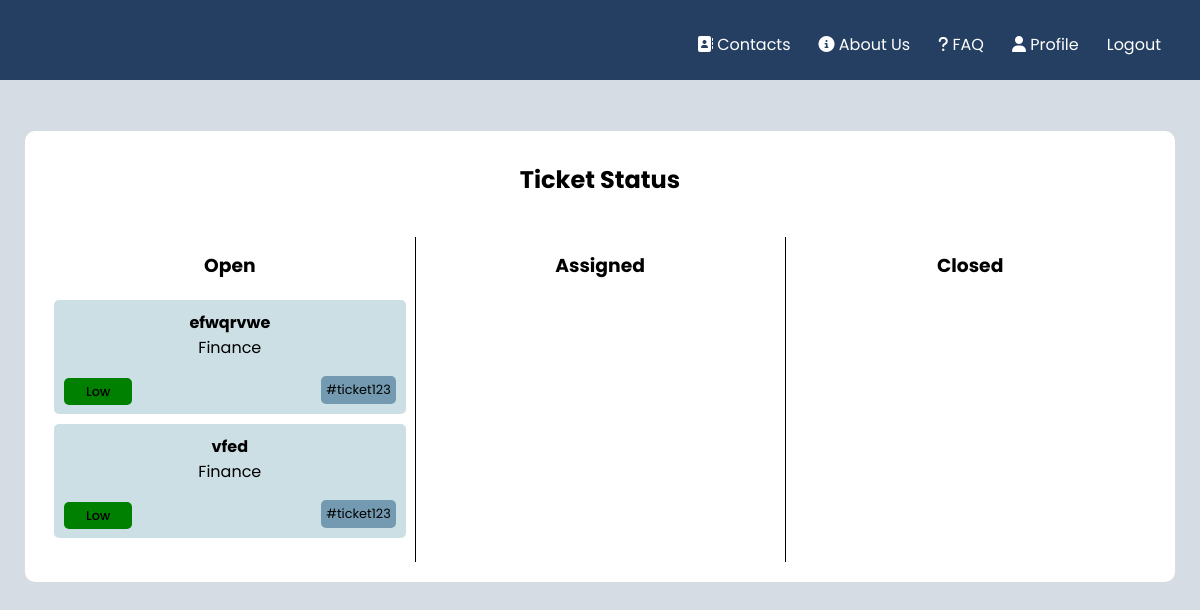
The page /pages/tickets.php (signed in) on the database as committed earlier.
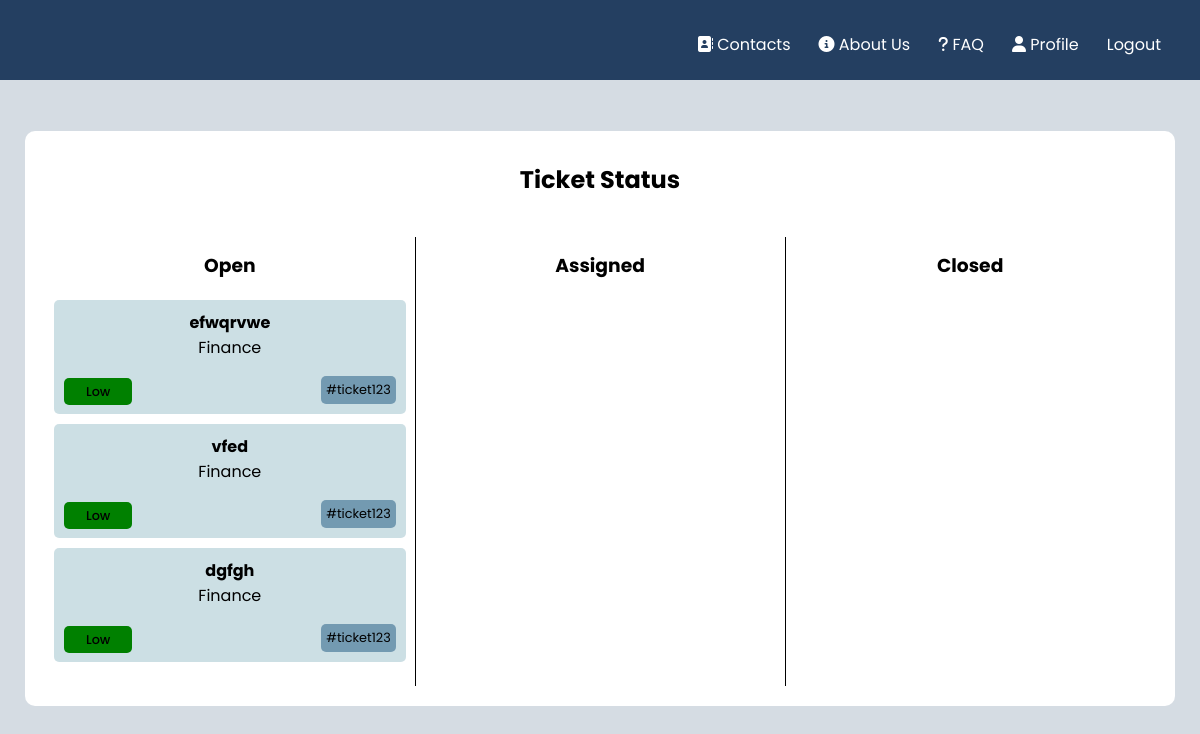
The same page on the database as committed later.
### tables this page shows
CREATE TABLE tickets(

    idTicket integer primary key AUTOINCREMENT,
    title text NOT NULL,
    description text,
    status text references Status(title),
    idAgent text references Agents(idAgent),
    idClient text references Clients(idClient),
    department text references department(title),
    priority text,
    hashtag text,
    date datetime
);

### pages/tickets.php (called while the page is built)
<?php
    require_once(__DIR__ . '/../database/connection.db.php');
    include '../database/ticket.class.php';
    include '../database/user.class.php';
    include '../utils/session.php';
    include '../templates/tickets.tpl.php';
    $session = new Session();
    $db = getDatabaseConnection();
    $user = User::getUserWithId($db, $session->getID());
    $assigned = $user->getTickets($db, "Assigned");
    $closed = $user->getTickets($db, "Closed");
    $opened = $user->getTickets($db, "Opened");
    drawTicketsHeader($session);
    drawTickets($opened, $assigned, $closed);
?>

### database/ticket.class.php (called while the page is built, shortened)
<?php
     class Ticket{
        public string $title;
        public string $priority;
        public string $department;
        public function __construct(int $idTicket, string $title, string $status,
          string $description, string $department, string $priority, string $date){
            $this->idTicket = $idTicket;
            $this->title = $title;
            $this->department = $department;
            $this->priority = $priority;
        }
        public function getDepartment(){
            return $this->department;
        }
        public function getTitle(){
            return $this->title;
        }
        public function getPriority(){
            return $this->priority;
        }
    }
?>

### database/user.class.php (called while the page is built, shortened)
<?php
     class User{
        public int $id;
        public function __construct(int $id, string $email, string $name, string $username){
            $this->id = $id;
        }
        public function getTickets(PDO $db, string $status): array{
            $stmt = $db->prepare('SELECT idTicket, date, title, status, description, department, priority FROM tickets WHERE idClient = ? AND status = ?');
            $stmt->execute([$this->id, $status]);
            $ticketRows = $stmt->fetchAll(PDO::FETCH_ASSOC);
            $tickets = [];
            foreach ($ticketRows as $row) {
                $ticket = new Ticket(
                    $row['idTicket'],
                    $row['title'],
                    $row['description'],
                    $row['status'],
                    $row['department'],
                    $row['priority'],
                    $row['date']
                );
                array_push($tickets, $ticket);
            }
            return $tickets;
        }
        static function getUserWithID(PDO $db, int $id) : ?User {
            $stmt = $db->prepare('
                SELECT u.idUser, u.email, u.name, u.username
                FROM users u JOIN admins a ON u.idUser = a.idAdmin
                WHERE u.idUser = ?');
            $stmt->execute(array($id));
            $row = $stmt->fetch(PDO::FETCH_ASSOC);
            $stmt = $db->prepare('
                SELECT u.idUser, u.email, u.name, u.username
                FROM users u JOIN agents a ON u.idUser = a.idAgent
                WHERE u.idUser = ?');
            $stmt->execute(array($id));;
            $row = $stmt->fetch(PDO::FETCH_ASSOC);
            if ($row !== false) {
                return new Agent($row['idUser'], $row['email'], $row['name'], $row['username']);
            }
            return null;
            }
     }
?>

### utils/session.php (called while the page is built, shortened)
<?php
class Session{
      public function getID() : ?int {
        return isset($_SESSION['id']) ? $_SESSION['id'] : null;
      }
}
?>

### templates/tickets.tpl.php (the view, shortened to what the changed rows need)
<?php function drawTicketsHeader($session, $css = "") { ?>
    <!DOCTYPE html>
    <html lang = "en-Us">
    <head>
        <link href="../css/navLogin_style.css" rel="stylesheet">
        <link href="../css/tickets_style.css" rel="stylesheet">
        <link href="../css/newTicket.css" rel="stylesheet">
        <link href="../css/tickets_all.css" rel="stylesheet">
    </head>
    <body>
<?php } ?>
<?php function drawTickets($open, $assigned, $closed) { ?>
    <div class="box">
            <h2>Ticket Status</h2>
            <div class="row">
              <div class="property open">
                <?php
                  foreach($open as $ticket){
                    drawTicket($ticket);
                  }
                ?>
              </div>
            </div>
        </div>
    </body>
</html>
<?php } ?>
<?php function drawTicket($ticket) { ?>
    <section class="ticket">
        <a href="../pages/ticket_detail_user.php?ticket=
        <?php echo urlencode($ticket->idTicket) ?>" class="ticket-title">
        <?php echo $ticket->getTitle() ?>
      </a>
        <p class="ticket-department"><?php echo $ticket->getDepartment() ?></p>
        <div class="ticket-container">
        <div class="ticket-priority">
         <?php
            $priority = $ticket->getPriority();
            if ($priority === 'High') {
                      echo '<span class="high">' . $priority . '</span>';
                  } elseif ($priority === 'Medium') {
                      echo '<span class="medium">' . $priority . '</span>';
                  } elseif ($priority === 'Low') {
                      echo '<span class="low">' . $priority . '</span>';
                  }
          ?>
        </div>
        <div class="ticket-hashtag">
            <span>#ticket123</span>
        </div>
        </div>
        </section>
<?php } ?>

Rows that differ between the two databases and show on the page:
added tickets: title "dgfgh", department "Finance", priority "Low"
